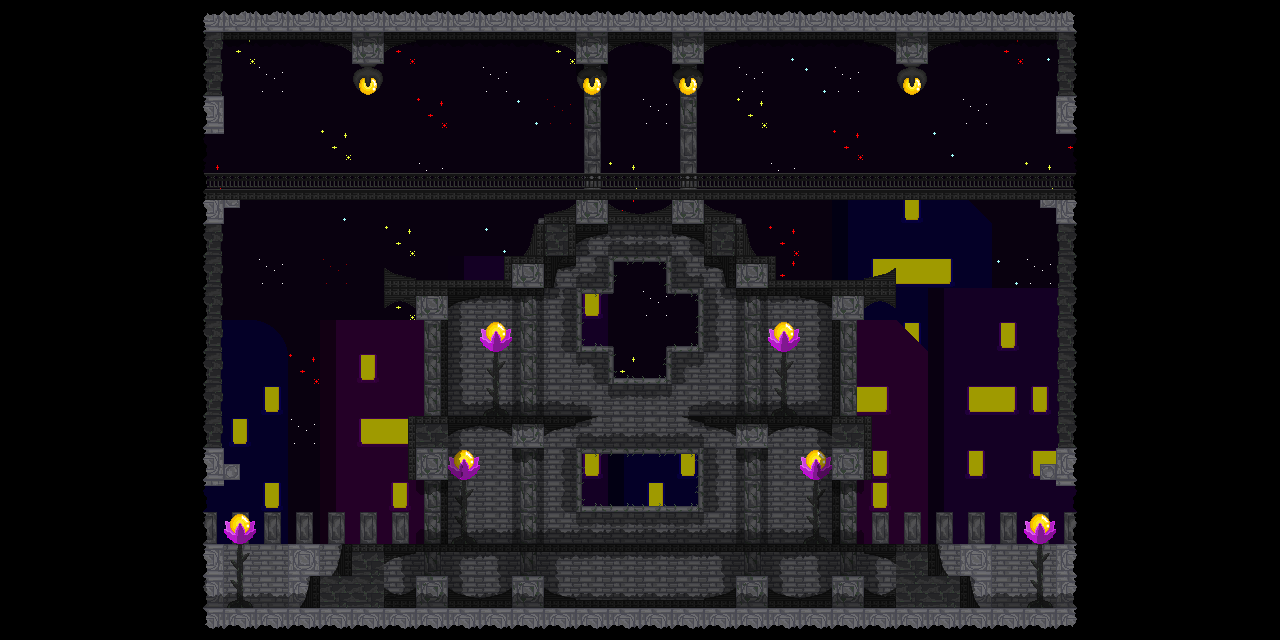

Rendered tile map (Tiled .tmx) drawn with the repository's tilesets; below, a short description and the map source with its tile grids summarised:
An orthogonal 40x20 tile map with 32x32 px tiles, 12 tile layers (Background, Houses GB, Houses, Houses Darkener, ...), 1 hidden layer not drawn, 2 tilesets and 13 objects.

<map version="1.2" tiledversion="1.3.5" orientation="orthogonal" renderorder="left-up" width="40" height="20" tilewidth="32" tileheight="32" infinite="0" nextlayerid="16" nextobjectid="14">
 <tileset firstgid="1" name="1stTileSet" tilewidth="32" tileheight="32" tilecount="156" columns="12">
  <image source="topCastleMapFirstSet1U.png" width="384" height="416" />
 </tileset>
 <tileset firstgid="157" name="64x64" tilewidth="32" tileheight="32" tilecount="16" columns="4">
  <image source="64x64.png" width="128" height="128" />
 </tileset>
 <layer id="9" name="Background" width="40" height="20">
  <data>[800 cells, 560 non-empty, 1 distinct tile ids]</data>
 </layer>
 <layer id="11" name="Houses GB" width="40" height="20">
  <data>[800 cells, 38 non-empty, 10 distinct tile ids]</data>
 </layer>
 <layer id="10" name="Houses" width="40" height="20">
  <data>[800 cells, 126 non-empty, 16 distinct tile ids]</data>
 </layer>
 <layer id="12" name="Houses Darkener" width="40" height="20" opacity="0.38">
  <data>[800 cells, 800 non-empty, 1 distinct tile ids]</data>
 </layer>
 <layer id="13" name="stars" width="40" height="20">
  <data>[800 cells, 41 non-empty, 5 distinct tile ids]</data>
 </layer>
 <layer id="4" name="Castle Background" width="40" height="20">
  <data>[800 cells, 198 non-empty, 13 distinct tile ids]</data>
 </layer>
 <layer id="5" name="Extra Stuffs" width="40" height="20">
  <data>[800 cells, 16 non-empty, 4 distinct tile ids]</data>
 </layer>
 <layer id="8" name="2nd Depth" width="40" height="20" opacity="0.35">
  <data>[800 cells, 48 non-empty, 9 distinct tile ids]</data>
 </layer>
 <layer id="3" name="Another Base" width="40" height="20">
  <data>[800 cells, 128 non-empty, 16 distinct tile ids]</data>
 </layer>
 <layer id="2" name="Base" width="40" height="20">
  <data>[800 cells, 234 non-empty, 22 distinct tile ids]</data>
 </layer>
 <layer id="7" name="1st Depth" width="40" height="20" opacity="0.41">
  <data>[800 cells, 131 non-empty, 13 distinct tile ids]</data>
 </layer>
 <layer id="6" name="DarkSpots" width="40" height="20">
  <data>[800 cells, 332 non-empty, 9 distinct tile ids]</data>
 </layer>
 <layer id="1" name="Tile Layer 1" width="40" height="20" visible="0" opacity="0">
  <data>[800 cells, 12 non-empty, 1 distinct tile ids]</data>
 </layer>
 <objectgroup id="15" name="Object Layer 1" opacity="0.68">
  <object id="1" x="192" y="640">
   <properties>
    <property name="bodyType" value="static" />
    <property name="friction" type="float" value="10" />
    <property name="objType" value="ground" />
   </properties>
   <polygon points="0,0 896,0 896,-32 800,-32 789.25,-31.875 778,-64 768,-64 756.125,-64.125 746.125,-96.125 160,-96 150.182,-95.9091 139.909,-64.0909 128,-64 118.182,-64 107.455,-31.9091 0,-32" />
  </object>
  <object id="2" x="224" y="128">
   <properties>
    <property name="bodyType" value="static" />
    <property name="friction" type="float" value="10" />
    <property name="objType" value="ground" />
   </properties>
   <polygon points="0,0 -0.0909091,-88 95.8182,-88 127.818,-75.6364 128,-64 160,-64 160,-75.8182 192.091,-87.9091 320,-88.75 351.75,-75.75 352,-64 384,-64 384.25,-76 416,-85.5 447.75,-75.25 448,-64 480,-64 480,-74.5 512.75,-86.5 639.75,-87.25 671.25,-75.75 672,-64 704,-64 704.25,-76.25 737.5,-87.75 831.75,-87.25 832,0 832,6.5 861.75,6 864,0 864,-128 -32,-128 -32,0 -31.8182,6.18182 0.181818,6" />
  </object>
  <object id="3" x="192" y="480">
   <properties>
    <property name="bodyType" value="static" />
    <property name="friction" type="float" value="10" />
    <property name="objType" value="ground" />
   </properties>
   <polygon points="0,0 -0.125,5.25 11.5,6.25 31.875,6.125 32,0 47.875,-0.125 48,-15.875 32.125,-15.875 32,-256 32.125,-272 47.75,-271.875 47.875,-280 384.333,-280 343.667,-260.667 331,-225.667 312.667,-224 311.667,-200.667 225,-200 192.667,-213 192,-171.667 208,-179.333 223.667,-171 224,-160 256,-160 256,-172.333 289.667,-184 352.333,-184 356.99,-187.219 361.333,-191.333 365.667,-211.333 385,-213.667 384.667,-236 416.333,-247.333 416.333,-280 479.667,-279.667 480,-256 480,-247.333 511.667,-236 511.667,-214.667 530,-211 534.667,-192.333 545,-185 607.667,-184 639.333,-172.667 640,-160 672,-160 672,-172 687.333,-179.333 704,-171.667 704,-212.667 669.333,-199.667 584.333,-199.333 583.667,-223.667 565.667,-223.667 553.667,-255.667 544.667,-266 512.333,-276 512,-280 847.667,-280.333 847.667,-273.333 863.333,-272 864,-32 864.333,-17 848,-16 848.333,0 863,0 863.333,5.66667 896.333,6.66667 896,-288 0,-288" />
  </object>
  <object id="4" x="416" y="416">
   <properties>
    <property name="bodyType" value="static" />
    <property name="friction" type="float" value="10" />
    <property name="objType" value="ground" />
   </properties>
   <polygon points="0,0 181,0 128.333,19.6667 128,32 96,32 95.6667,19.3333 64,9 32.3333,19.6667 32,64 0,64 -8,64 -7.66667,1.33333" />
  </object>
  <object id="5" x="704" y="416">
   <properties>
    <property name="bodyType" value="static" />
    <property name="friction" type="float" value="10" />
    <property name="objType" value="ground" />
   </properties>
   <polygon points="0,0 160,0 167,0 167.75,63.5 128,64 127.75,19.75 96.25,8.5 64.25,19.25 64,32 32,32 31.75,20 -22.25,0.25" />
  </object>
  <object id="6" x="352.063" y="65.4583" width="31.875" height="37.75">
   <properties>
    <property name="bodyType" value="static" />
    <property name="objType" value="ground" />
   </properties>
   <ellipse />
  </object>
  <object id="7" x="578.173" y="64.7916" width="27.6531" height="32.75">
   <properties>
    <property name="bodyType" value="static" />
    <property name="objType" value="ground" />
   </properties>
   <ellipse />
  </object>
  <object id="8" x="674.173" y="63.625" width="27.6531" height="32.75">
   <properties>
    <property name="bodyType" value="static" />
    <property name="objType" value="ground" />
   </properties>
   <ellipse />
  </object>
  <object id="9" x="898.173" y="64.125" width="27.6531" height="32.75">
   <properties>
    <property name="bodyType" value="static" />
    <property name="objType" value="ground" />
   </properties>
   <ellipse />
  </object>
  <object id="10" x="120.667" y="70.6663" width="85.3337" height="189.333">
   <properties>
    <property name="bodyType" value="static" />
    <property name="isSensor" value="true" />
    <property name="myName" value="leftExit" />
   </properties>
  </object>
  <object id="11" x="126.667" y="453.334" width="78.667" height="189.333">
   <properties>
    <property name="bodyType" value="static" />
    <property name="isSensor" value="true" />
    <property name="myName" value="leftExit" />
   </properties>
  </object>
  <object id="12" x="1072.67" y="452" width="78.667" height="189.333">
   <properties>
    <property name="bodyType" value="static" />
    <property name="isSensor" value="true" />
    <property name="myName" value="rightExit" />
   </properties>
  </object>
  <object id="13" x="1070.01" y="66.6664" width="78.667" height="189.333">
   <properties>
    <property name="bodyType" value="static" />
    <property name="isSensor" value="true" />
    <property name="myName" value="rightExit" />
   </properties>
  </object>
 </objectgroup>
</map>
